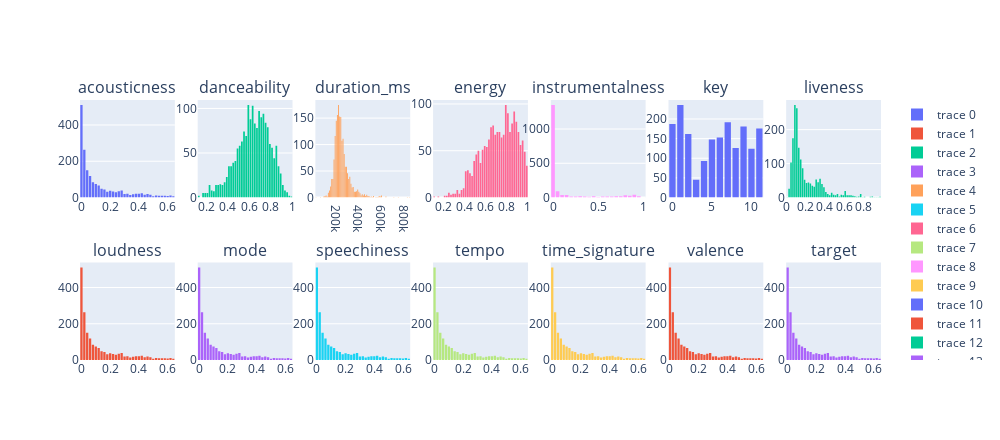

The notebook cell this image was saved under:
### Code cell
for p1 in p2_:
    for p2 in p1_:
        if i<8:
            fig.add_trace(go.Histogram(x=df_no_outlier[p2]),row=1,col=i)
            i=i+1
        if j<8:
            fig.add_trace(go.Histogram(x=df_no_outlier[p1]),row=2,col=j)
            j=j+1
fig.update_layout(bargap=.2,width=1000,height=440)

### Figure 1 — Plotly figure (JSON) as saved in the notebook; plotly's stock layout.template omitted (floating-point values rounded to 4 significant figures; data arrays with more than 128 entries replaced by an {"elided": "..."} marker saying what was removed)
{"data": [{"type": "histogram", "x": {"elided": "1823 float values"}, "xaxis": "x", "yaxis": "y"}, {"type": "histogram", "x": {"elided": "1823 float values"}, "xaxis": "x8", "yaxis": "y8"}, {"type": "histogram", "x": {"elided": "1823 float values"}, "xaxis": "x2", "yaxis": "y2"}, {"type": "histogram", "x": {"elided": "1823 float values"}, "xaxis": "x9", "yaxis": "y9"}, {"type": "histogram", "x": {"elided": "1823 int values"}, "xaxis": "x3", "yaxis": "y3"}, {"type": "histogram", "x": {"elided": "1823 float values"}, "xaxis": "x10", "yaxis": "y10"}, {"type": "histogram", "x": {"elided": "1823 float values"}, "xaxis": "x4", "yaxis": "y4"}, {"type": "histogram", "x": {"elided": "1823 float values"}, "xaxis": "x11", "yaxis": "y11"}, {"type": "histogram", "x": {"elided": "1823 float values"}, "xaxis": "x5", "yaxis": "y5"}, {"type": "histogram", "x": {"elided": "1823 float values"}, "xaxis": "x12", "yaxis": "y12"}, {"type": "histogram", "x": {"elided": "1823 int values"}, "xaxis": "x6", "yaxis": "y6"}, {"type": "histogram", "x": {"elided": "1823 float values"}, "xaxis": "x13", "yaxis": "y13"}, {"type": "histogram", "x": {"elided": "1823 float values"}, "xaxis": "x7", "yaxis": "y7"}, {"type": "histogram", "x": {"elided": "1823 float values"}, "xaxis": "x14", "yaxis": "y14"}], "layout": {"annotations": [{"font": {"size": 16}, "showarrow": false, "text": "acousticness", "x": 0.05918, "xanchor": "center", "xref": "paper", "y": 1, "yanchor": "bottom", "yref": "paper"}, {"font": {"size": 16}, "showarrow": false, "text": "danceability", "x": 0.2061, "xanchor": "center", "xref": "paper", "y": 1, "yanchor": "bottom", "yref": "paper"}, {"font": {"size": 16}, "showarrow": false, "text": "duration_ms", "x": 0.3531, "xanchor": "center", "xref": "paper", "y": 1, "yanchor": "bottom", "yref": "paper"}, {"font": {"size": 16}, "showarrow": false, "text": "energy", "x": 0.5, "xanchor": "center", "xref": "paper", "y": 1, "yanchor": "bottom", "yref": "paper"}, {"font": {"size": 16}, "showarrow": false, "text": "instrumentalness", "x": 0.6469, "xanchor": "center", "xref": "paper", "y": 1, "yanchor": "bottom", "yref": "paper"}, {"font": {"size": 16}, "showarrow": false, "text": "key", "x": 0.7939, "xanchor": "center", "xref": "paper", "y": 1, "yanchor": "bottom", "yref": "paper"}, {"font": {"size": 16}, "showarrow": false, "text": "liveness", "x": 0.9408, "xanchor": "center", "xref": "paper", "y": 1, "yanchor": "bottom", "yref": "paper"}, {"font": {"size": 16}, "showarrow": false, "text": "loudness", "x": 0.05918, "xanchor": "center", "xref": "paper", "y": 0.375, "yanchor": "bottom", "yref": "paper"}, {"font": {"size": 16}, "showarrow": false, "text": "mode", "x": 0.2061, "xanchor": "center", "xref": "paper", "y": 0.375, "yanchor": "bottom", "yref": "paper"}, {"font": {"size": 16}, "showarrow": false, "text": "speechiness", "x": 0.3531, "xanchor": "center", "xref": "paper", "y": 0.375, "yanchor": "bottom", "yref": "paper"}, {"font": {"size": 16}, "showarrow": false, "text": "tempo", "x": 0.5, "xanchor": "center", "xref": "paper", "y": 0.375, "yanchor": "bottom", "yref": "paper"}, {"font": {"size": 16}, "showarrow": false, "text": "time_signature", "x": 0.6469, "xanchor": "center", "xref": "paper", "y": 0.375, "yanchor": "bottom", "yref": "paper"}, {"font": {"size": 16}, "showarrow": false, "text": "valence", "x": 0.7939, "xanchor": "center", "xref": "paper", "y": 0.375, "yanchor": "bottom", "yref": "paper"}, {"font": {"size": 16}, "showarrow": false, "text": "target", "x": 0.9408, "xanchor": "center", "xref": "paper", "y": 0.375, "yanchor": "bottom", "yref": "paper"}], "bargap": 0.2, "height": 440, "width": 1000, "xaxis": {"anchor": "y", "autorange": true, "domain": [0, 0.1184], "range": [-0.01, 0.65], "type": "linear"}, "xaxis10": {"anchor": "y10", "autorange": true, "domain": [0.2939, 0.4122], "range": [-0.01, 0.65], "type": "linear"}, "xaxis11": {"anchor": "y11", "autorange": true, "domain": [0.4408, 0.5592], "range": [-0.01, 0.65], "type": "linear"}, "xaxis12": {"anchor": "y12", "autorange": true, "domain": [0.5878, 0.7061], "range": [-0.01, 0.65], "type": "linear"}, "xaxis13": {"anchor": "y13", "autorange": true, "domain": [0.7347, 0.8531], "range": [-0.01, 0.65], "type": "linear"}, "xaxis14": {"anchor": "y14", "autorange": true, "domain": [0.8816, 1.0], "range": [-0.01, 0.65], "type": "linear"}, "xaxis2": {"anchor": "y2", "autorange": true, "domain": [0.1469, 0.2653], "range": [0.12, 1], "type": "linear"}, "xaxis3": {"anchor": "y3", "autorange": true, "domain": [0.2939, 0.4122], "range": [10000.0, 850000.0], "type": "linear"}, "xaxis4": {"anchor": "y4", "autorange": true, "domain": [0.4408, 0.5592], "range": [0.1, 1], "type": "linear"}, "xaxis5": {"anchor": "y5", "autorange": true, "domain": [0.5878, 0.7061], "range": [-0.025, 1.025], "type": "linear"}, "xaxis6": {"anchor": "y6", "autorange": true, "domain": [0.7347, 0.8531], "range": [-0.5, 11.5], "type": "linear"}, "xaxis7": {"anchor": "y7", "autorange": true, "domain": [0.8816, 1.0], "range": [4.684e-17, 0.98], "type": "linear"}, "xaxis8": {"anchor": "y8", "autorange": true, "domain": [0, 0.1184], "range": [-0.01, 0.65], "type": "linear"}, "xaxis9": {"anchor": "y9", "autorange": true, "domain": [0.1469, 0.2653], "range": [-0.01, 0.65], "type": "linear"}, "yaxis": {"anchor": "x", "autorange": true, "domain": [0.625, 1], "range": [0, 537.9]}, "yaxis10": {"anchor": "x10", "autorange": true, "domain": [0, 0.375], "range": [0, 537.9]}, "yaxis11": {"anchor": "x11", "autorange": true, "domain": [0, 0.375], "range": [0, 537.9]}, "yaxis12": {"anchor": "x12", "autorange": true, "domain": [0, 0.375], "range": [0, 537.9]}, "yaxis13": {"anchor": "x13", "autorange": true, "domain": [0, 0.375], "range": [0, 537.9]}, "yaxis14": {"anchor": "x14", "autorange": true, "domain": [0, 0.375], "range": [0, 537.9]}, "yaxis2": {"anchor": "x2", "autorange": true, "domain": [0.625, 1], "range": [0, 109.5]}, "yaxis3": {"anchor": "x3", "autorange": true, "domain": [0.625, 1], "range": [0, 184.2]}, "yaxis4": {"anchor": "x4", "autorange": true, "domain": [0.625, 1], "range": [0, 104.2]}, "yaxis5": {"anchor": "x5", "autorange": true, "domain": [0.625, 1], "range": [0, 1424.0]}, "yaxis6": {"anchor": "x6", "autorange": true, "domain": [0.625, 1], "range": [0, 248.4]}, "yaxis7": {"anchor": "x7", "autorange": true, "domain": [0.625, 1], "range": [0, 287.4]}, "yaxis8": {"anchor": "x8", "autorange": true, "domain": [0, 0.375], "range": [0, 537.9]}, "yaxis9": {"anchor": "x9", "autorange": true, "domain": [0, 0.375], "range": [0, 537.9]}}}
